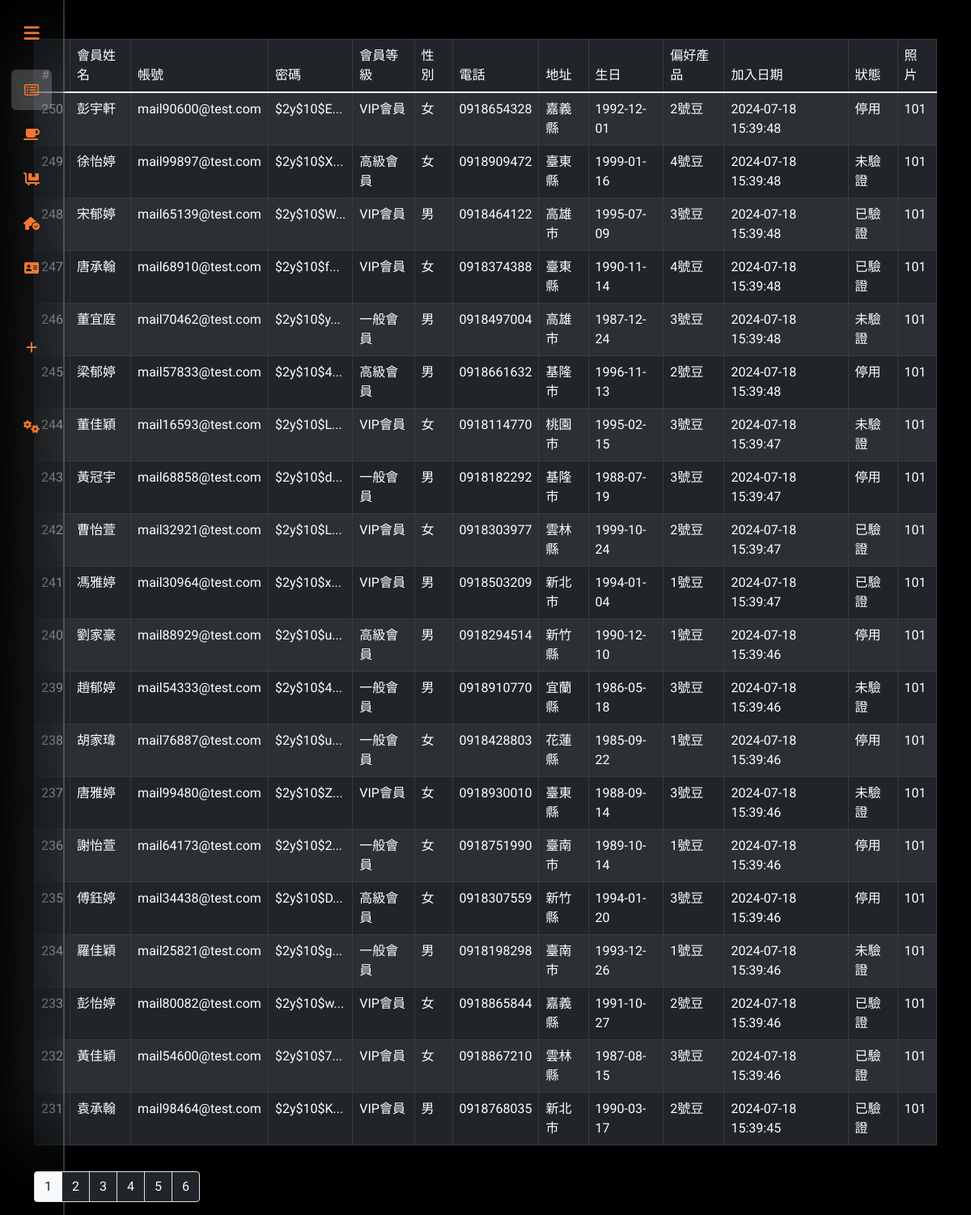
The app's page /addres-book/members_index_.php with its own data.
### tables this page shows
CREATE TABLE `address_book` (
  `ab_id` int NOT NULL,
  `name` varchar(255) NOT NULL,
  `email` varchar(255) NOT NULL,
  `password_hash` varchar(100) NOT NULL,
  `membership_level` varchar(50) DEFAULT NULL,
  `gender` varchar(10) DEFAULT NULL,
  `mobile` varchar(255) NOT NULL,
  `address` varchar(255) NOT NULL,
  `birthday` date DEFAULT NULL,
  `preferred_products` varchar(255) DEFAULT NULL,
  `created_at` datetime NOT NULL,
  `status` varchar(50) DEFAULT NULL,
  `photo` blob
);

### addres-book/members_list-no-admin.php (the view, shortened to what this page needs)
<?php
$perPage = 20;
$page = isset($_GET["page"]) ? intval($_GET["page"]) : 1;
require __DIR__ . '/db-connect.php';
$t_sql = "SELECT COUNT(1) FROM address_book";
$totalRows = $pdo->query($t_sql)->fetch(PDO::FETCH_NUM)[0];
if ($totalRows) {
  $totalPage = ceil($totalRows / $perPage);
  $sql = sprintf(
    "SELECT * FROM address_book ORDER BY ab_id DESC LIMIT %s,%s",
    ($page - 1) * $perPage,
    $perPage
  );
  $rows = $pdo->query($sql)->fetchAll();
}
?>
<?php include __DIR__ . "/parts/html-head.php"; ?>
<?php include __DIR__ . "/parts/navbar.php"; ?>
<div class="container">
  <div class="row">
    <div class="col rounded-3 mt-5 mb-3">
      <table class="table table-dark table-striped table-bordered">
        <thead>
          <tr>
            <th scope="col">#</th>
            <th scope="col">會員姓名</th>
            <th scope="col">帳號</th>
            <th scope="col">密碼</th>
            <th scope="col">會員等級</th>
            <th scope="col">性別</th>
            <th scope="col">電話</th>
            <th scope="col">地址</th>
            <th scope="col">生日</th>
            <th scope="col">偏好產品</th>
            <th class="col">加入日期</th>
            <th class="col">狀態</th>
            <th class="col">照片</th>
          </tr>
        </thead>
        <tbody>
          <?php foreach ($rows as $r) : ?>
            <tr>
              <td><?= $r['ab_id'] ?></td>
              <td><?= $r['name'] ?></td>
              <td><?= $r['email'] ?></td>
              <td><?= htmlspecialchars(substr($r['password_hash'], 0, 8)) . '...' ?></td>
              <td><?= $r['membership_level'] ?></td>
              <td><?= $r['gender'] ?></td>
              <td><?= $r['mobile'] ?></td>
              <td><?= htmlentities($r['address']) ?></td>
              <td><?= $r['birthday'] ?></td>
              <td><?= $r['preferred_products'] ?></td>
              <td><?= $r['created_at'] ?></td>
              <td><?= $r['status'] ?></td>
              <td><?= $r['photo'] ?></td>
            </tr>
          <?php endforeach; ?>
        </tbody>
      </table>
    </div>
  </div>
  <div class="row ">
    <div class="col ">
      <nav aria-label="Page navigation example translate-middle" class="">
        <ul class="pagination">
          <?php for ($i = $page - 5; $i <= $page + 5; $i++) :
            if ($i >= 1 && $i <= $totalPage) :
          ?>
              <li class="page-item">
                <a class="page-link <?= $i == $page ? 'text-dark bg-light' : 'text-light bg-dark' ?>" href="?page=<?= $i ?>"><?= $i ?></a>
              </li>
          <?php
            endif;
          endfor; ?>
        </ul>
      </nav>
    </div>
  </div>
</div>
<?php include __DIR__ . "/parts/html-foot.php"; ?>

### addres-book/parts/navbar.php (style rules this page uses)
* { padding: 0; margin: 0; box-sizing: border-box; font-family: 'Poppins', sans-serif; font-family: "LXGW WenKai TC", cursive; font-weight: 400; font-style: normal; }
body { background-color: #000000; background-image: url("https://www.transparenttextures.com/patterns/stardust.png"); }

### records on screen
address_book: ab_id "250", name "彭宇軒", email "mail90600@test.com", password_hash "$2y$10$E", membership_level "VIP會員", gender "女", mobile "0918654328", address "嘉義縣", birthday "1992-12-01", preferred_products "2號豆", created_at "2024-07-18 15:39:48", status "停用", photo "101"
address_book: ab_id "249", name "徐怡婷", email "mail99897@test.com", password_hash "$2y$10$X", membership_level "高級會員", gender "女", mobile "0918909472", address "臺東縣", birthday "1999-01-16", preferred_products "4號豆", created_at "2024-07-18 15:39:48", status "未驗證", photo "101"
address_book: ab_id "248", name "宋郁婷", email "mail65139@test.com", password_hash "$2y$10$W", membership_level "VIP會員", gender "男", mobile "0918464122", address "高雄市", birthday "1995-07-09", preferred_products "3號豆", created_at "2024-07-18 15:39:48", status "已驗證", photo "101"
address_book: ab_id "247", name "唐承翰", email "mail68910@test.com", password_hash "$2y$10$f", membership_level "VIP會員", gender "女", mobile "0918374388", address "臺東縣", birthday "1990-11-14", preferred_products "4號豆", created_at "2024-07-18 15:39:48", status "已驗證", photo "101"
address_book: ab_id "246", name "董宜庭", email "mail70462@test.com", password_hash "$2y$10$y", membership_level "一般會員", gender "男", mobile "0918497004", address "高雄市", birthday "1987-12-24", preferred_products "3號豆", created_at "2024-07-18 15:39:48", status "未驗證", photo "101"
address_book: ab_id "245", name "梁郁婷", email "mail57833@test.com", password_hash "$2y$10$4", membership_level "高級會員", gender "男", mobile "0918661632", address "基隆市", birthday "1996-11-13", preferred_products "2號豆", created_at "2024-07-18 15:39:48", status "停用", photo "101"
address_book: ab_id "244", name "董佳穎", email "mail16593@test.com", password_hash "$2y$10$L", membership_level "VIP會員", gender "女", mobile "0918114770", address "桃園市", birthday "1995-02-15", preferred_products "3號豆", created_at "2024-07-18 15:39:47", status "未驗證", photo "101"
address_book: ab_id "243", name "黃冠宇", email "mail68858@test.com", password_hash "$2y$10$d", membership_level "一般會員", gender "男", mobile "0918182292", address "基隆市", birthday "1988-07-19", preferred_products "3號豆", created_at "2024-07-18 15:39:47", status "停用", photo "101"
address_book: ab_id "242", name "曹怡萱", email "mail32921@test.com", password_hash "$2y$10$L", membership_level "VIP會員", gender "女", mobile "0918303977", address "雲林縣", birthday "1999-10-24", preferred_products "2號豆", created_at "2024-07-18 15:39:47", status "已驗證", photo "101"
address_book: ab_id "241", name "馮雅婷", email "mail30964@test.com", password_hash "$2y$10$x", membership_level "VIP會員", gender "男", mobile "0918503209", address "新北市", birthday "1994-01-04", preferred_products "1號豆", created_at "2024-07-18 15:39:47", status "已驗證", photo "101"
address_book: ab_id "240", name "劉家豪", email "mail88929@test.com", password_hash "$2y$10$u", membership_level "高級會員", gender "男", mobile "0918294514", address "新竹縣", birthday "1990-12-10", preferred_products "1號豆", created_at "2024-07-18 15:39:46", status "停用", photo "101"
address_book: ab_id "239", name "趙郁婷", email "mail54333@test.com", password_hash "$2y$10$4", membership_level "一般會員", gender "男", mobile "0918910770", address "宜蘭縣", birthday "1986-05-18", preferred_products "3號豆", created_at "2024-07-18 15:39:46", status "未驗證", photo "101"
address_book: ab_id "238", name "胡家瑋", email "mail76887@test.com", password_hash "$2y$10$u", membership_level "一般會員", gender "女", mobile "0918428803", address "花蓮縣", birthday "1985-09-22", preferred_products "1號豆", created_at "2024-07-18 15:39:46", status "停用", photo "101"
address_book: ab_id "237", name "唐雅婷", email "mail99480@test.com", password_hash "$2y$10$Z", membership_level "VIP會員", gender "女", mobile "0918930010", address "臺東縣", birthday "1988-09-14", preferred_products "3號豆", created_at "2024-07-18 15:39:46", status "未驗證", photo "101"
address_book: ab_id "236", name "謝怡萱", email "mail64173@test.com", password_hash "$2y$10$2", membership_level "一般會員", gender "女", mobile "0918751990", address "臺南市", birthday "1989-10-14", preferred_products "1號豆", created_at "2024-07-18 15:39:46", status "停用", photo "101"
address_book: ab_id "235", name "傅鈺婷", email "mail34438@test.com", password_hash "$2y$10$D", membership_level "高級會員", gender "女", mobile "0918307559", address "新竹縣", birthday "1994-01-20", preferred_products "3號豆", created_at "2024-07-18 15:39:46", status "停用", photo "101"
address_book: ab_id "234", name "羅佳穎", email "mail25821@test.com", password_hash "$2y$10$g", membership_level "一般會員", gender "男", mobile "0918198298", address "臺南市", birthday "1993-12-26", preferred_products "1號豆", created_at "2024-07-18 15:39:46", status "未驗證", photo "101"
address_book: ab_id "233", name "彭怡婷", email "mail80082@test.com", password_hash "$2y$10$w", membership_level "VIP會員", gender "女", mobile "0918865844", address "嘉義縣", birthday "1991-10-27", preferred_products "2號豆", created_at "2024-07-18 15:39:46", status "已驗證", photo "101"
address_book: ab_id "232", name "黃佳穎", email "mail54600@test.com", password_hash "$2y$10$7", membership_level "VIP會員", gender "女", mobile "0918867210", address "雲林縣", birthday "1987-08-15", preferred_products "3號豆", created_at "2024-07-18 15:39:46", status "已驗證", photo "101"
address_book: ab_id "231", name "袁承翰", email "mail98464@test.com", password_hash "$2y$10$K", membership_level "VIP會員", gender "男", mobile "0918768035", address "新北市", birthday "1990-03-17", preferred_products "2號豆", created_at "2024-07-18 15:39:45", status "已驗證", photo "101"
